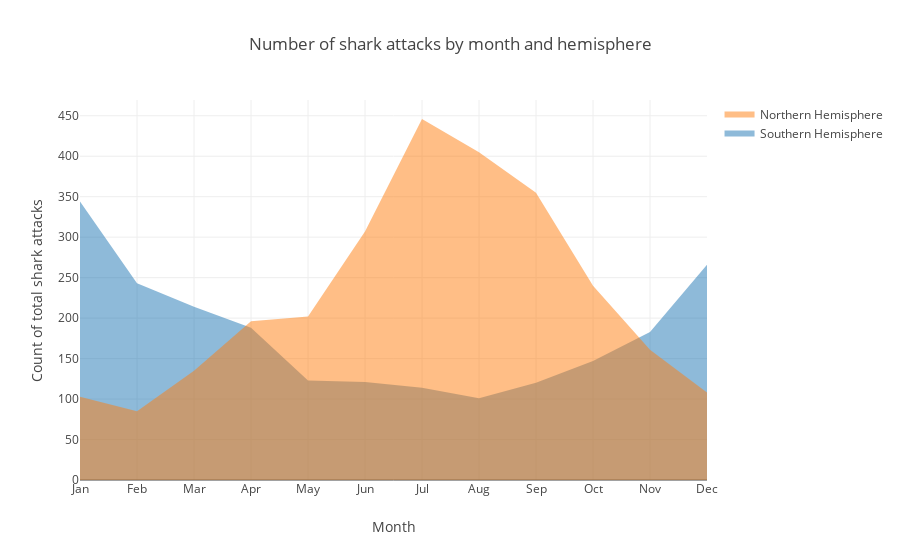

This figure's notebook cell:
### Code cell
trace1 = go.Scatter(
    x=months,
    y=south,
    fill='tonexty',
    mode= 'none', name='Southern Hemisphere')
trace2 = go.Scatter(
    x=months,
    y=north,
    fill='tozeroy',
    mode= 'none', name='Northern Hemisphere')

data = [trace1, trace2]

layout = go.Layout(barmode='overlay',
        xaxis=dict(title='Month'),
                   
    title='Number of shark attacks by month and hemisphere',
    yaxis=dict(
        title='Count of total shark attacks'),
    bargap=0.1)

fig = go.Figure(data=data, layout=layout)
iplot(fig, filename = "Sharks stacked")

### Figure 1 — Plotly figure (JSON) as saved in the notebook; plotly's stock layout.template omitted (floating-point values rounded to 4 significant figures)
{"data": [{"fill": "tonexty", "mode": "none", "name": "Southern Hemisphere", "type": "scatter", "uid": "b00e3cb6-8fbd-45a1-9fb8-c4dba6bde21a", "x": ["Jan", "Feb", "Mar", "Apr", "May", "Jun", "Jul", "Aug", "Sep", "Oct", "Nov", "Dec"], "y": [344, 243, 214, 188, 123, 121, 114, 101, 120, 147, 183, 266]}, {"fill": "tozeroy", "mode": "none", "name": "Northern Hemisphere", "type": "scatter", "uid": "72932ad7-d6ff-486d-9eaf-758a8ff1bd1e", "x": ["Jan", "Feb", "Mar", "Apr", "May", "Jun", "Jul", "Aug", "Sep", "Oct", "Nov", "Dec"], "y": [103, 85, 135, 196, 202, 307, 446, 405, 355, 240, 161, 108]}], "layout": {"bargap": 0.1, "barmode": "overlay", "title": {"text": "Number of shark attacks by month and hemisphere"}, "xaxis": {"title": {"text": "Month"}}, "yaxis": {"title": {"text": "Count of total shark attacks"}}}}
